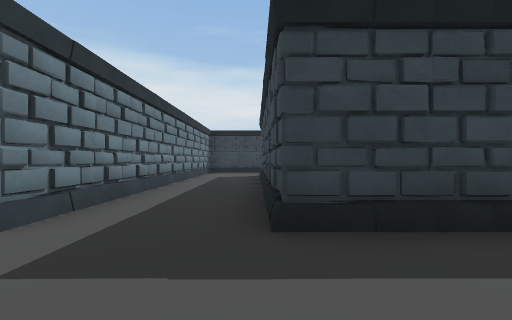
View 1 (above)

24 first-person views from a walk through a scene from a Unity 3-D project. The camera is 1.2 m above the floor, looks level and sees 90° across. The floor is counted in squares, 2 m on a side. Each view is taken from the middle of a square. On the plan, view 1 faces up. The plan holds only what a view shows up to about 9 squares ahead; the rest is blank. The place goes on beyond the plan.

View 2
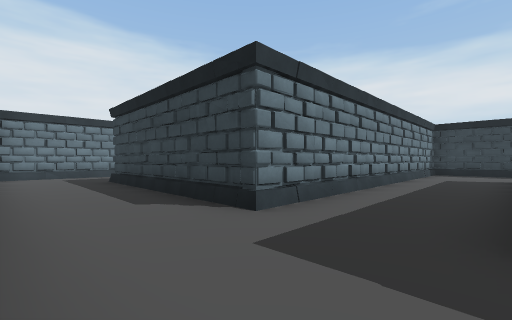

View 3
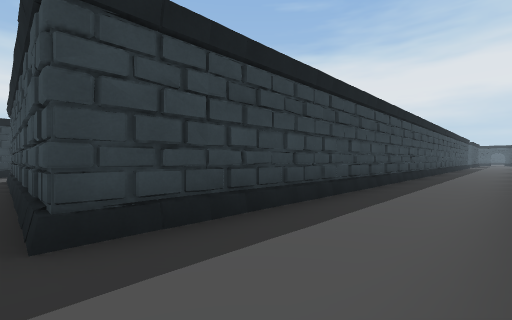

View 4
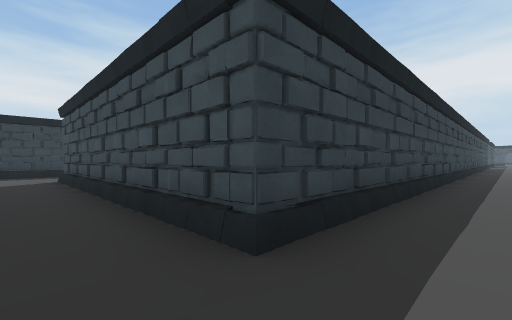

View 5
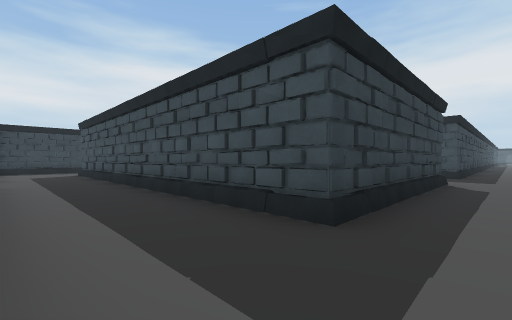

View 6
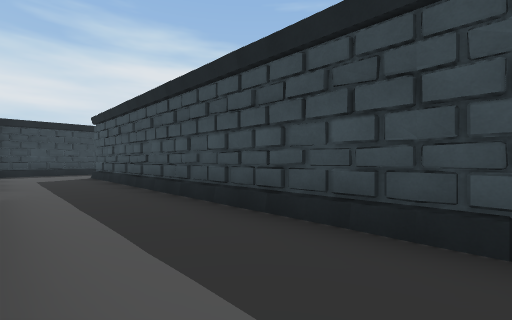

View 7
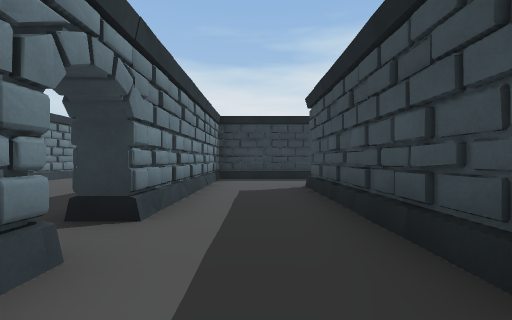

View 8
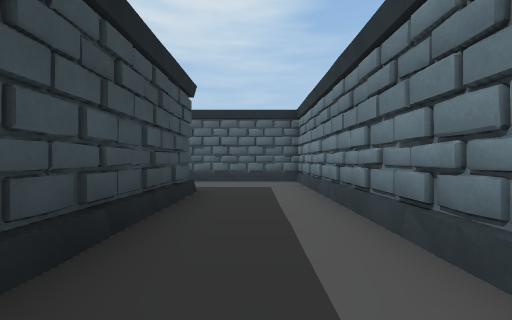

View 9
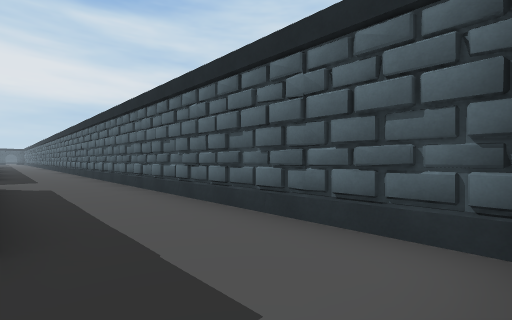

View 10
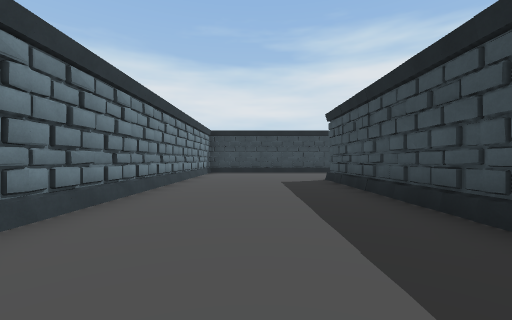

View 11
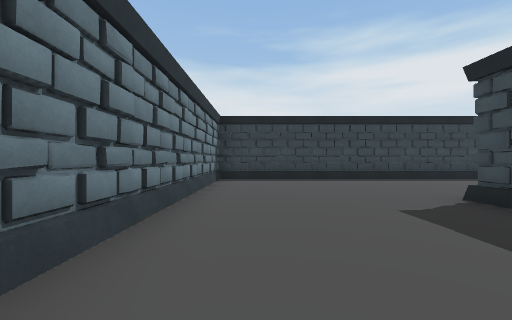

View 12
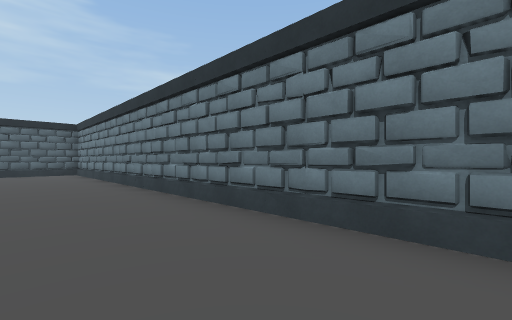

View 13
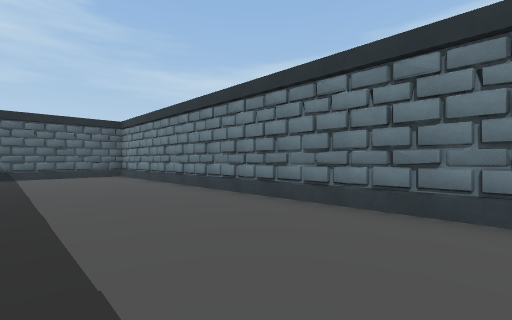

View 14
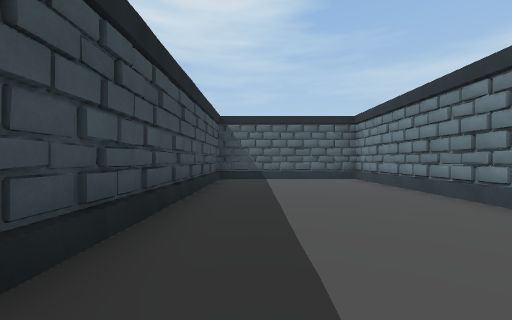

View 15
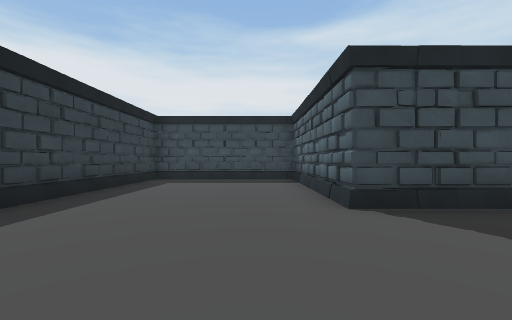

View 16
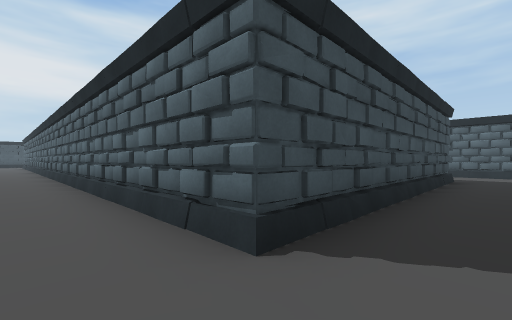

View 17
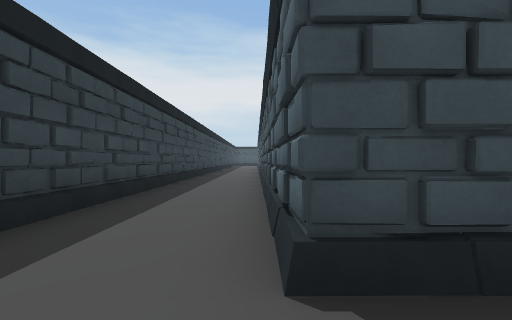

View 18
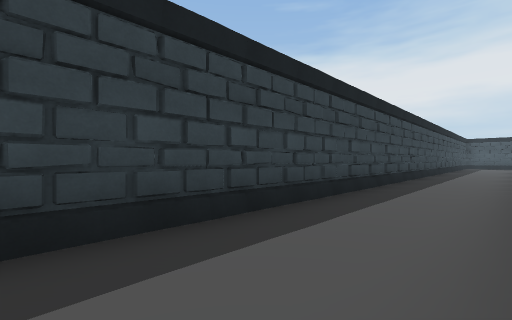

View 19
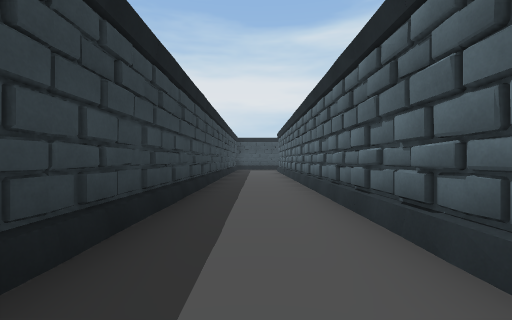

View 20
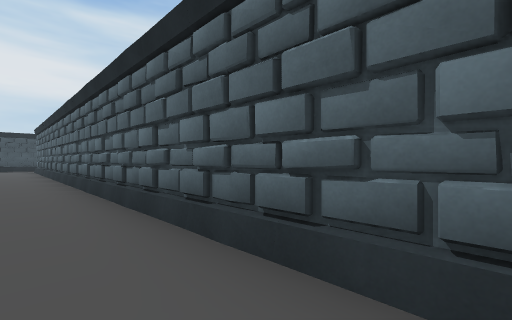

View 21
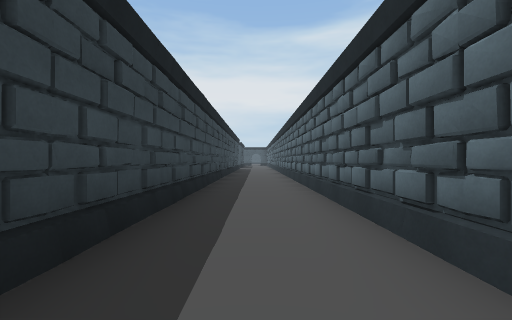

View 22
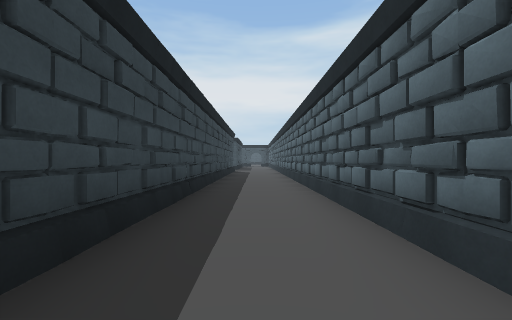

View 23
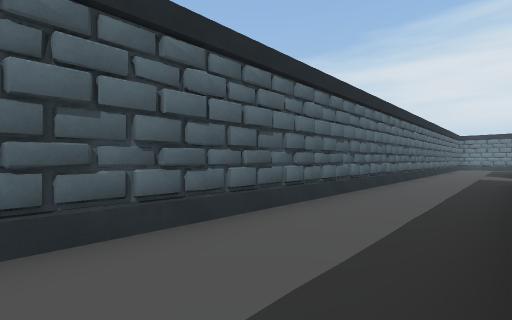

View 24
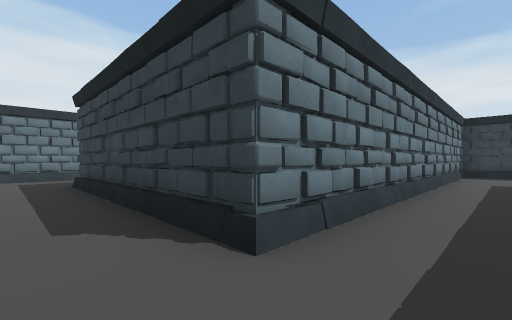

### Floor plan
Points are (right, up) in squares from view 1. A wall is a line through its corners. A room is listed if a view was taken in it or the views show most of it. See-through windows are left out.
Room 1 (views 1, 2, 3, 4, 5, 6, 7, 8, 9, 16, 17, 18, 19, 20, 21, 22, 23, 24)
walls: (0.2, 2.3) (0.2, 9.7); (-2, 3.1) (-2.3, 2.2) (-2.8, 2.1); (0.8, 2.1) (0.3, 2.3) (0.1, 2.8); (-2.3, 2.2) (-7.7, 2.2); (0, 9) (0.3, 9.7); (0.3, 9.8) (18.5, 9.8); (-7.7, 4.2) (-8, 4.6); (-7.7, 2.3) (-7.9, 2.9); (-7.8, 2.3) (-7.8, 12.8); (7.9, -0.3) (8.5, -0.1); (-8.1, -0.3) (-7.4, 0); (-10.2, 5.9) (-10.2, -0.3) (-9.5, -0.1); (-10.2, -0.2) (18.5, -0.2); (-7.1, 15.2) (-10.2, 15.2) (-10.2, 9.5); (18.5, 2.2) (0.3, 2.2); (18.5, 12.2) (-2.2, 12.2) (-2.2, 2.3)
low walls: (0.3, 9.7) (0.8, 9.9); (-7.2, 2.1) (-7.7, 2.3)
ways out: opening at (-11, 9) to room 2
Room 2 (views 10, 11, 12, 13, 14, 15)
walls: (-10.6, 11) (-10.9, 11.5); (-10.7, 10.2) (-10.9, 10.6); (-10.8, 10.1) (-10.8, 15.8); (-10.2, 9.5) (-10.9, 9.5); (-10.9, 14.9) (-10.6, 15.8) (-5.8, 15.8) (-5.8, 20.2) (-15.2, 20.2) (-15.2, -0.2) (-10.8, -0.2) (-10.8, 6.9); (-15.3, 12) (-15.1, 11.4); (-15.3, 10.1) (-15.1, 9.5)
ways out: opening at (-11, 9) to room 1

Where each view was taken, in squares from view 1:
view 1: 0 up, 0 right, facing up
view 2: 0 up, 0 right, facing up-left
view 3: 0 up, 0 right, facing up-right
view 4: 1 up, 1 left, facing up-right
view 5: 1 up, 10 left, facing up-right
view 6: 3 up, 10 left, facing up-right
view 7: 7 up, 9 left, facing up
view 8: 7 up, 9 left, facing down
view 9: 2 up, 10 left, facing down-right
view 10: 8 up, 13 left, facing up
view 11: 12 up, 14 left, facing up
view 12: 12 up, 13 left, facing down-left
view 13: 10 up, 12 left, facing down-left
view 14: 8 up, 12 left, facing down
view 15: 17 up, 14 left, facing right
view 16: 11 up, 1 left, facing down-right
view 17: 10 up, 1 left, facing right
view 18: 10 up, 4 right, facing up-right
view 19: 11 up, 10 right, facing right
view 20: 11 up, 8 right, facing down-right
view 21: 1 up, 6 right, facing right
view 22: 1 up, 10 right, facing right
view 23: 2 up, 9 right, facing down-left
view 24: 1 up, 1 left, facing up-left
